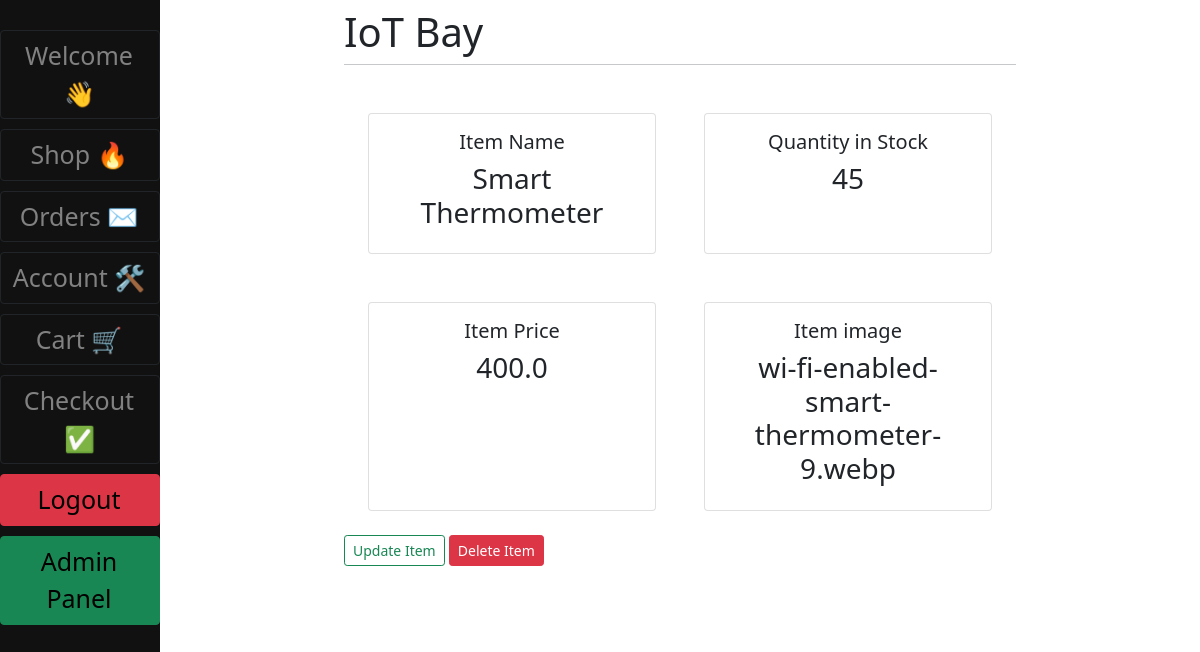
The app's page /view_item/3 (signed in), older data.
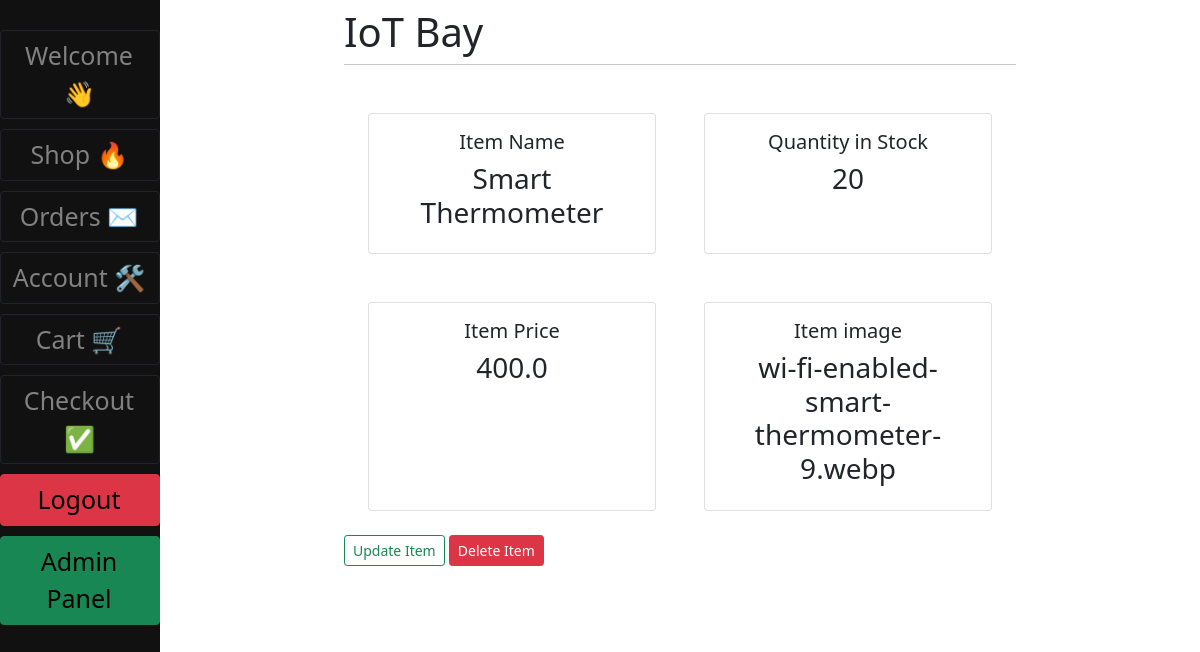
The same page, newer data.
### main/models.py (models this page shows, shortened)
class Item(models.Model):
    name = models.CharField(max_length=100)
    stock_num = models.IntegerField()
    price = models.FloatField(null=True)
    image = models.ImageField(null=True, blank=True)

### main/views.py (the view)
# urls.py: path('view_item/<int:pk>', v.view_item, name="view_item"),
def view_item(request, pk):
    if request.user.is_staff or request.user.is_superuser:
        item = get_object_or_404(Item, pk=pk)
        context = {"item": item}
        return render(request, "Product_management/view_item.html", context=context)

### main/templates/Product_Management/view_item.html (shortened to what this page needs)
{% extends "main/base.html" %}
{% block content %}
<div class="content-section">
    <div class="row mx-auto justify-content-center">
        <div class="card m-4" style="width: 18rem;">
            <div class="card-body">
                 <h5 class="cart.title text-center">Item Name</h5>
                 <h3 class="text-center">{{ item.name }}</h3>
            </div>
        </div>
        <div class="card m-4" style="width: 18rem;">
            <div class="card-body">
                 <h5 class="cart.title text-center">Quantity in Stock</h5>
                 <h3 class="text-center">{{ item.stock_num }}</h3>
            </div>
        </div>
        <div class="card m-4" style="width: 18rem;">
            <div class="card-body">
                 <h5 class="cart.title text-center">Item Price</h5>
                 <h3 class="text-center">{{ item.price }}</h3>
            </div>
        </div>
        <div class="card m-4" style="width: 18rem;">
            <div class="card-body">
                 <h5 class="cart.title text-center">Item image</h5>
                 <h3 class="text-center">{{ item.image }}</h3>
            </div>
        </div>
    </div>
</div>
<a class="btn btn-outline-success btn-sm" href="{% url 'update_item' item.id%}">Update Item</a>
<a class="btn btn-danger btn-sm" href="{% url 'delete_item' item.id%}">Delete Item</a>
{%endblock%}

Row changes from the older to the newer data that the page shows:
changed Item "Smart Thermometer": stock_num "45" → "20"
